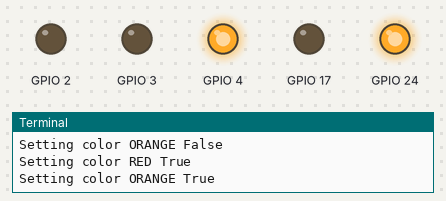
Bench run of a program on a simulated Raspberry Pi (BCM pin numbers). Parts: output pins drawn as LEDs (lit = HIGH), the last lines printed to the terminal.

Above: at 15.5 s.
At 22.5 s:
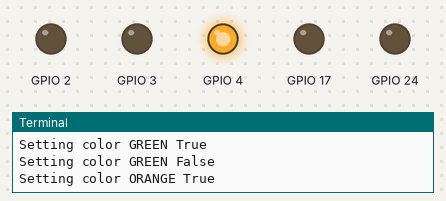
At 31.5 s:
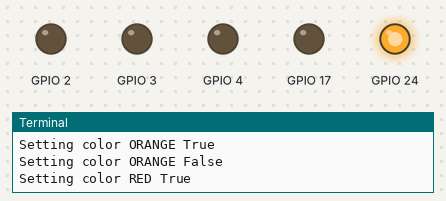
At 42.5 s:
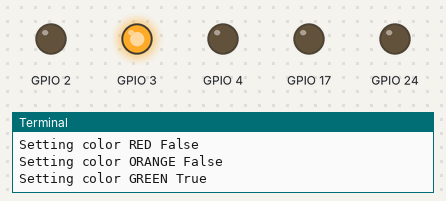
Timing chart, 0 to 46.2 s (numbered marks = the images above):
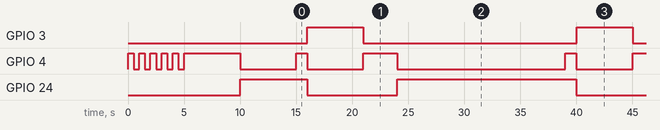

Measured:
- by itself, GPIO 3: alternates HIGH for 5.0 s and LOW for 19.0 s
- by itself, GPIO 4: HIGH → LOW at 0.50 s, → HIGH 0.50 s later, → LOW 0.50 s later, → HIGH 0.50 s later, … (31 changes in this stretch)
- by itself, GPIO 24: alternates HIGH for 16.0 s and LOW for 8.0 s

The program:

traffic-light.py
```python
import RPi.GPIO as GPIO
import time

GPIO.setmode(GPIO.BCM)   # set board mode to Broadcom
GPIO.setwarnings(False)  # don't show warnings

colors = {'red': 24, 'orange': 4, 'green': 3, 'aux1': 2, 'aux2': 17}

for c, v in colors.items():
    GPIO.setup(v, GPIO.OUT)
    GPIO.output(v, False)

def setColor(color, state):
    io = colors[color]

    if GPIO.input(io) is not int(state):
        print('Setting color', color.upper(), str(state))
        GPIO.output(io, state)

def bootSequence():
    for c, v in colors.items():
        setColor(c, True)
        time.sleep(0.2)
        setColor(c, False)

def lightPowerUp():
    # 5 second yellow flash
    for _ in range(5):
        setColor('orange', True)
        time.sleep(0.5)
        setColor('orange', False)
        time.sleep(0.5)

    # seconds steady yellow
    setColor('orange', True)
    time.sleep(5)

    # minimum 5 seconds red
    setColor('orange', False)
    setColor('red', True)
    time.sleep(5)

def turnGreen():
    # red/yellow
    setColor('orange', True)
    time.sleep(1)
    # green
    setColor('red', False)
    setColor('orange', False)
    setColor('green', True)

def turnRed():
    # yellow
    setColor('green', False)
    setColor('orange', True)
    time.sleep(3)
    # red
    setColor('orange', False)
    setColor('red', True)

#time.sleep(1)
#bootSequence()
#time.sleep(1)

lightPowerUp()

while True:
    turnGreen()
    time.sleep(5)
    turnRed()
    time.sleep(15)
```
